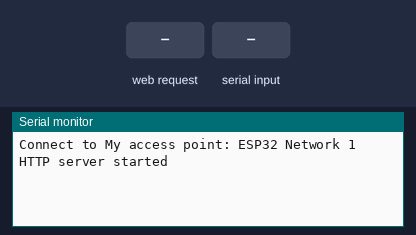
A sketch run on a simulated ESP32. On the bench: the last lines printed to the serial monitor. Inputs (shaded band) come from the test bench.

Above: at 1.3 s.
1.4 s: HTTP request GET / received
At 2.3 s:
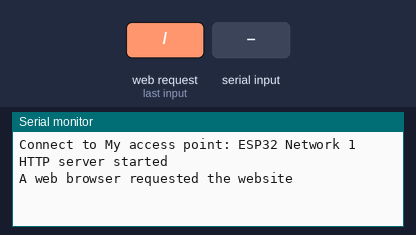
2.9 s: "motor-speed" received over the second serial link
At 4.3 s:
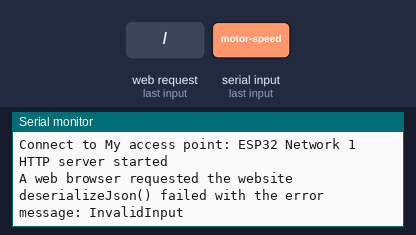
5.4 s: HTTP request GET /speed-up received
At 6.6 s:
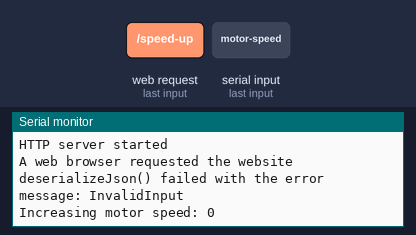
6.9 s: "1" received over the second serial link
At 8.5 s:
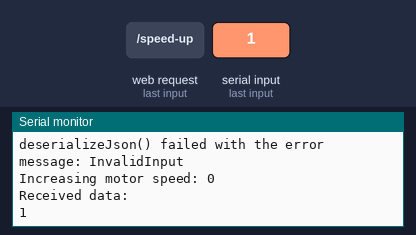
9.4 s: HTTP request GET /speed-down received
At 10.9 s:
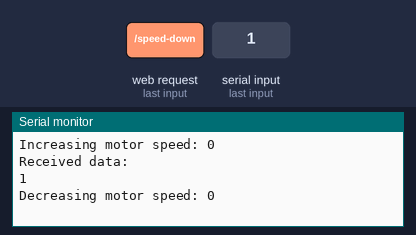

The sketch:

WebServerSerial.ino
```cpp
///////////////////////////////////////////////////////
///////////// Serial Communication ////////////////////
///////////////////////////////////////////////////////

// The two lines below were included in the example code by
// mistake and should not have been in the WebServerSerial.ino file.
// #include <WiFi.h>
// #include <esp_now.h>
#include <ArduinoJson.h>

int motorSpeed = 0;

// Pins for the serial communication
const int RXD1 = 26;
const int TXD1 = 22;

void setupSerial()
{
    Serial1.begin(115200, SERIAL_8N1, RXD1, TXD1);
}

void loopSerial()
{
    resendSerial1();
}

DynamicJsonDocument createRemoteCommandJson(String command)
{
    DynamicJsonDocument jsonDoc(500);
    jsonDoc["sender"] = "webserver";
    jsonDoc["receiver"] = "fan";
    jsonDoc["topic"] = "remote-commands";
    jsonDoc["command"] = command;
    return jsonDoc;
}

void sendSpeedUpCommand()
{
    serializeJson(createRemoteCommandJson("speed-up"), Serial1);
}

void sendSpeedDownCommand()
{
    serializeJson(createRemoteCommandJson("speed-down"), Serial1);
}

void processReceivedJson(DynamicJsonDocument &jsonDoc)
{
    Serial.println("Received data:");

    // Converts the jsonDoc variable to text and sends it through
    // the Serial port using Serial.print() behind the scenes
    serializeJson(jsonDoc, Serial);
    Serial.println("");

    String topic = jsonDoc["topic"].as<String>();

    if (topic == "motor-speed")
    {
        motorSpeed = jsonDoc["motor-speed"].as<int>();
    }
}

void resendSerial1()
{
    if (Serial1.available() > 0)
    {
        DynamicJsonDocument receivedJson(500);
        DeserializationError error = deserializeJson(receivedJson, Serial1);

        if (error != DeserializationError::Ok)
        {
            Serial.print(F("deserializeJson() failed with the error message: "));
            Serial.println(error.c_str());
            return;
        }

        processReceivedJson(receivedJson);
    }
}

///////////////////////////////////////////////////////
//////////////////// WebServer ////////////////////////
///////////////////////////////////////////////////////

#include <WiFi.h>
#include <WebServer.h>

// Below is the SSID and password of the ESP32 access
// point You will see a new Wi-Fi network with this
// name and password on your phone/PC's Wi-Fi settings
// when you run this code

// Enter your desired Wi-Fi SSID (network name) below
const char *ssid = "ESP32 Network 1";

// Enter your desired Wi-Fi password below
const char *password = "thecakeisalie";

// The IP configs of the ESP32 access point
// You don't have to change these
IPAddress localIpAddress(192, 168, 1, 1);
IPAddress gatewayIpAddress(192, 168, 1, 1);
IPAddress subnetMask(255, 255, 255, 0);

WebServer server(80);

String generateHtml()
{
    // Makes a String with the default HTML code on the webpage
    String html = "";

    html += "<!DOCTYPE html>";
    html += "<html>";
    html += "<head>";
    html += "<title>ESP32 Data</title>";
    html += "<meta http-equiv='refresh' content='2'>";
    html += "</head>";
    html += "<body>";

    html += "<h1>Data:</h1>";

    html += "<h2>Motor Speed: ";
    html += String(motorSpeed);
    html += "</h2>";

    // The fetch(url) is a javascript function that sends a http get request
    // When the buttons are pressed, the fetch function will send a http get request
    // to the path specified in void setup() that triggers the arduino functions
    // handleSpeedUpPath() and handleSpeedDownPath()
    // The javascript function location.reload() will refresh the website when the
    // ESP32 responds to the request with the status code 200, which is done with server.send(200);
    html += "<button onClick=\"fetch(location.href + 'speed-up').then(()=>location.reload())\">Speed Up</button>";
    html += "<button onClick=\"fetch(location.href + 'speed-down').then(()=>location.reload())\">Speed Down</button>";

    html += "</body>";
    html += "</html>";

    return html;
}

///////////////////////////////////////////////////////////////
//////////////////// Handle URL paths /////////////////////////
///////////////////////////////////////////////////////////////

// Code to run when the client (browser) requests the website
// and the path is /
void handleRootPath()
{
    Serial.println("A web browser requested the website");

    String html = generateHtml();

    // Sends the html string to the client (browser)
    // as a response to the http get request that triggered
    // this function to run
    // 200 is the status code which means everything is ok
    // and the request was successful
    // "text/html" is the content type which means the
    // response is html code
    server.send(200, "text/html", html);
}

// This function is run when one of the
// speed up button on the website is clicked
void handleSpeedUpPath()
{
    sendSpeedUpCommand();
    Serial.println("Increasing motor speed: " + String(motorSpeed));

    // Respond to the http request with the status code 200
    // which means everything is ok and the request was
    // successful
    server.send(200);
}

// This function is run when one of the
// speed down button on the website is clicked
void handleSpeedDownPath()
{
    sendSpeedDownCommand();
    Serial.println("Decreasing motor speed: " + String(motorSpeed));

    // Respond to the http request with the status code 200
    // which means everything is ok and the request was
    // successful
    server.send(200);
}

///////////////////////////////////////////////////////////////
///////////////////////////////////////////////////////////////
///////////////////////////////////////////////////////////////

void setupWebServer()
{
    Serial.begin(115200);

    WiFi.softAP(ssid, password);
    WiFi.softAPConfig(localIpAddress, gatewayIpAddress, subnetMask);

    Serial.print("Connect to My access point: ");
    Serial.println(ssid);

    // Once the client (web browser) opens the ESP32 website
    // on one of these paths, the function specified will run
    // "/"" is the only address that responds with a html website
    // "/speed-up" and "/speed-down" are called from the buttons
    // in the website and will simply increase and decrease the
    // motor speed variable
    // To test this, open the URL 192.168.1.1/ in your browser to see
    // the website.
    // Open the URL 192.168.1.1/speed-up in a different tab and
    // see the motor speed change on the website in the first tab
    // When you press the speed up button, it is as if you opened
    // the speed-up URL in a different tab.
    server.on("/", handleRootPath);
    server.on("/speed-up", handleSpeedUpPath);
    server.on("/speed-down", handleSpeedDownPath);

    server.begin();
    Serial.println("HTTP server started");
    delay(100);
}

void loopWebServer()
{
    server.handleClient();
}

///////////////////////////////////////////////////////
///////////////////////////////////////////////////////
///////////////////////////////////////////////////////

void setup()
{
    setupWebServer();
    setupSerial();
}

void loop()
{
    loopWebServer();
    loopSerial();
}
```

Measured:
- after the input at 1.4 s, the serial monitor: prints a new line at once (image 1)
- after the input at 2.9 s, the serial monitor: prints a new line after 1.0 s (image 2)
- after the input at 5.4 s, the serial monitor: prints a new line at once (image 3)
- after the input at 6.9 s, the serial monitor: prints a new line after 1.0 s (image 4)
- after the input at 9.4 s, the serial monitor: prints a new line at once (image 5)
